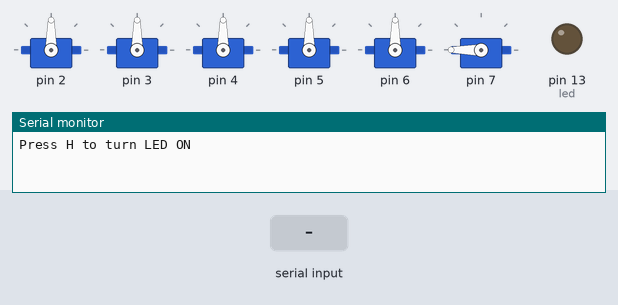
This sketch was run on a simulated Arduino Uno, built with avr-gcc and run on an emulated ATmega328P. Shown: 6 × servo, output pins drawn as LEDs (lit = HIGH), the last lines printed to the serial monitor. Inputs (shaded band) come from the test bench.

Above: at 1.2 s.
1.3 s: byte 104 ('h') received over Serial
At 2.0 s:
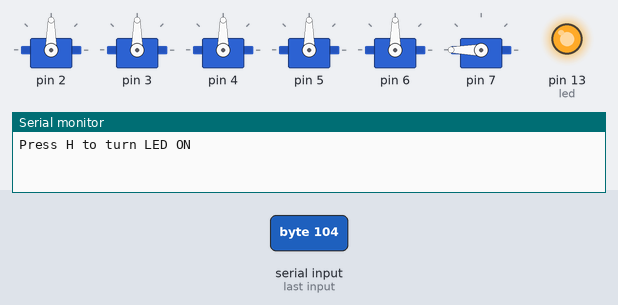
2.8 s: "a" received over Serial
At 3.2 s:
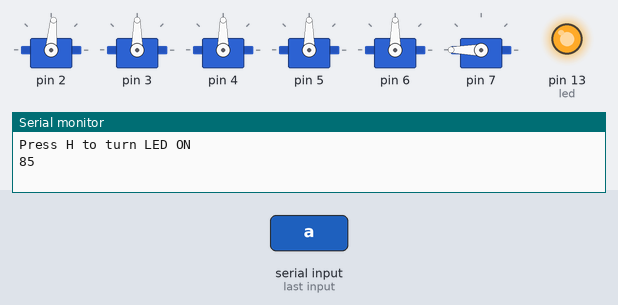
4.3 s: byte 108 ('l') received over Serial
At 5.5 s:
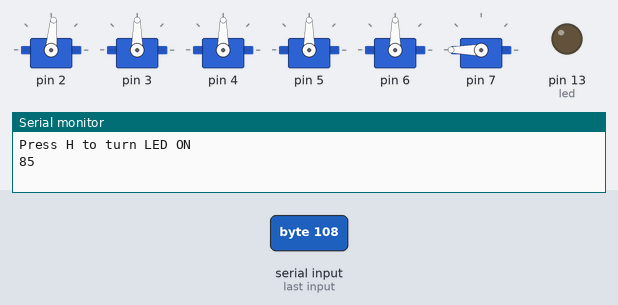
Timing chart, 0 to 7.3 s (numbered marks = the images above; inputs shaded):
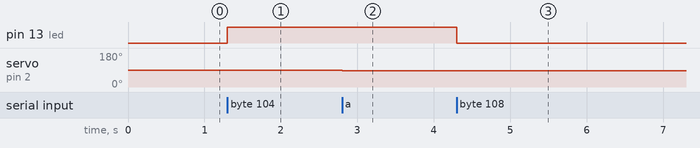

The sketch:

controller.ino
```cpp
#include <Servo.h>

int led = 13;
int incomingByte = 0;

Servo myServo[6];

//position of the joint in degrees
int cpos[6] = {90,90,90,90,90,180};

//limits of each joint
int lb[6] = {0,0,0,0,0,90};
int ub[6] = {180,180,180,180,180,180};

//degrees turned for each iteration
int jsp = 5; // [1,5]

//selected joints
int cd=0;
//garra => 90˜180

void setup() {
    pinMode(led, OUTPUT);

    // setting servos
    for(int i=0;i<6;i++) {
      myServo[i].attach(i+2);
    }
    for(int i=0;i<6;i++) {
      myServo[i].write(cpos[i]);
    }
    //initializing the serial port (9600 baud)
    Serial.begin(9600);

    Serial.println("Press H to turn LED ON");
}

// Validates the received byte
// Movements are based on the WASD standard
void validateByte(int b)
{
  // The numbers are used to select the joint to be moved
  if(b == '1') cd = 0;
  else if(b == '2') cd = 1;
  else if(b == '3') cd = 2;
  else if(b == '4') cd = 3;
  else if(b == '5') cd = 4;
  else if(b == '6') cd = 5;
  else if(b == '-') jsp = max(1,jsp--);
  else if(b == '=') jsp = min(5,jsp++);
  else
  {
    if(cd == 0 && b == 'a') doMove(-1);
    else if(cd == 0 && b == 'd') doMove(1);
    else if(cd == 1 && b == 'w') doMove(1);
    else if(cd == 1 && b == 's') doMove(-1);
    else if(cd == 2 && b == 'w') doMove(1);
    else if(cd == 2 && b == 's') doMove(-1);
    else if(cd == 3 && b == 'w') doMove(1);
    else if(cd == 3 && b == 's') doMove(-1);
    else if(cd == 4 && b == 'a') doMove(-1);
    else if(cd == 4 && b == 'd') doMove(1);
    else if(cd == 5 && b == 'w') doMove(1);
    else if(cd == 5 && b == 's') doMove(-1);
  }
}

// Move the joint given the signal
void doMove(int s)
{
  if((s == 1 && cpos[cd] < ub[cd]) || (s == -1 && cpos[cd] > lb[cd]))
  {
    cpos[cd] += s*jsp;
    Serial.println(cpos[cd]);
    myServo[cd].write(cpos[cd]);
  }
  else
  {
      //Handle exceptions
  }
}

void loop() {
    if (Serial.available() > 0) {
        // receives a byte if serial port is available
        incomingByte = Serial.read();
        validateByte(incomingByte);

        // Test to see if the serial port communication is working properly
        // h turns the arduino led on and l turns the led off
        if(incomingByte == 'h'){
            digitalWrite(led, HIGH);
        }else if(incomingByte == 'l'){
            digitalWrite(led, LOW);
        }

    }
}
```

Measured:
- after the input at 1.3 s, pin 13 (led): LOW → HIGH at once
- after the input at 2.8 s, servo on pin 2: 90° → 85° at once
- after the input at 4.3 s, pin 13 (led): HIGH → LOW at once
